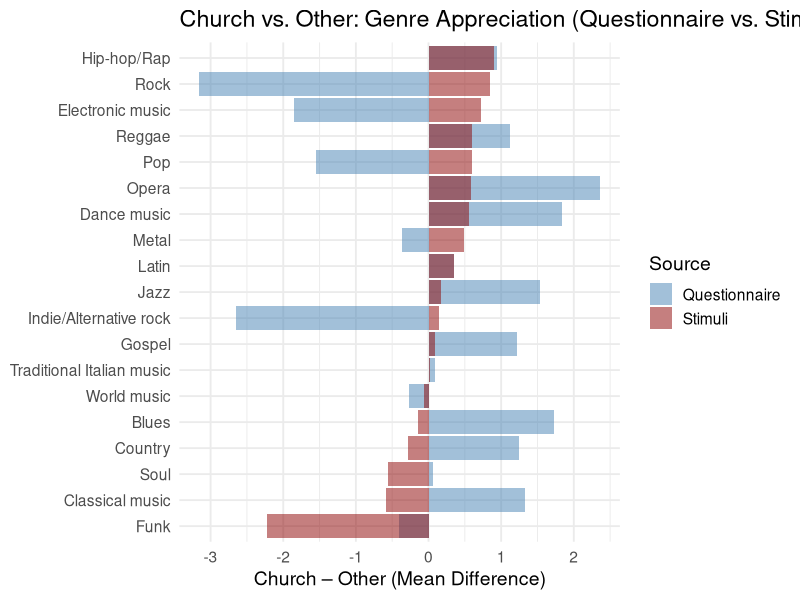

Here is the R script that generated this plot:
library(tidyverse)
library(ggpubr)

# Charger les données
df <- read.csv("full_questionnaire_data.csv")

# Identifiants des colonnes
genre_vars <- paste0("genre_", 1:19)
stim_vars <- paste0("stim_", 1:80)
stim_genre_labels <- c(7, 6, 19, 7, 17, 3, 19, 12, 2, 12, 18, 19, 15, 8, 19, 19,
                       7, 9, 12, 13, 17, 19, 10, 19, 12, 14, 14, 19, 1, 4, 18, 3,
                       7, 3, 19, 19, 11, 7, 12, 18, 19, 16, 3, 5, 7, 13, 19, 19,
                       4, 18, 12, 7, 18, 9, 9, 18, 12, 16, 17, 7, 8, 3, 7, 11,
                       14, 1, 12, 15, 16, 12, 17, 15, 3, 9, 3, 5, 19, 19, 11, 7)

# Traduction des labels des genres
genre_labels <- c(
  "Classical music", "Opera", "Jazz", "Blues", "Reggae", "Funk", "Pop", "Gospel", "Rock", "Soul",
  "Metal", "Electronic music", "Hip-hop/Rap", "Indie/Alternative rock",
  "Dance music", "Latin", "Country", "Traditional Italian music", "World music"
)

# Nettoyage des données
df <- df %>% filter(rowSums(is.na(select(., all_of(c(genre_vars, stim_vars))))) == 0)

# Ajouter groupe église/autre
df <- df %>% mutate(MusicGroup = ifelse(MusicPlaces == "Chiesa", "Church", "Other"))

# --- Différences selon genre explicite ---
means_genre <- df %>%
  group_by(MusicGroup) %>%
  summarise(across(all_of(genre_vars), mean, na.rm = TRUE), .groups = "drop")

diff_genre <- as.numeric(means_genre[means_genre$MusicGroup == "Church", -1] -
                           means_genre[means_genre$MusicGroup == "Other", -1])

# --- Différences selon moyenne des stims associés ---
genre_from_stims <- matrix(NA, nrow = nrow(df), ncol = 19)
for (g in 1:19) {
  stim_indices <- which(stim_genre_labels == g)
  if (length(stim_indices) > 1) {
    genre_from_stims[, g] <- rowMeans(df[, stim_vars[stim_indices]], na.rm = TRUE)
  } else {
    genre_from_stims[, g] <- df[, stim_vars[stim_indices]]
  }
}
colnames(genre_from_stims) <- paste0("Gstim_", 1:19)
df <- bind_cols(df, as.data.frame(genre_from_stims))

means_stim <- df %>%
  group_by(MusicGroup) %>%
  summarise(across(starts_with("Gstim_"), mean, na.rm = TRUE), .groups = "drop")

diff_stim <- as.numeric(means_stim[means_stim$MusicGroup == "Church", -1] -
                          means_stim[means_stim$MusicGroup == "Other", -1])

# --- Combiner les deux sources ---
diff_df <- data.frame(
  Genre = genre_labels,
  Diff_Genre = diff_genre,
  Diff_Stim = diff_stim
)

# Réordonner selon la moyenne
diff_df <- diff_df %>%
  mutate(Genre = factor(Genre, levels = Genre[order(Diff_Stim)]))

# --- Plot combiné ---
ggplot(diff_df, aes(x = Genre)) +
  geom_col(aes(y = Diff_Genre, fill = "Questionnaire"), alpha = 0.5) +
  geom_col(aes(y = Diff_Stim, fill = "Stimuli"), alpha = 0.5) +
  coord_flip() +
  scale_fill_manual(values = c("Questionnaire" = "steelblue", "Stimuli" = "darkred")) +
  labs(x = NULL, y = "Church – Other (Mean Difference)",
       fill = "Source",
       title = "Church vs. Other: Genre Appreciation (Questionnaire vs. Stimuli)") +
  theme_minimal(base_size = 14)
